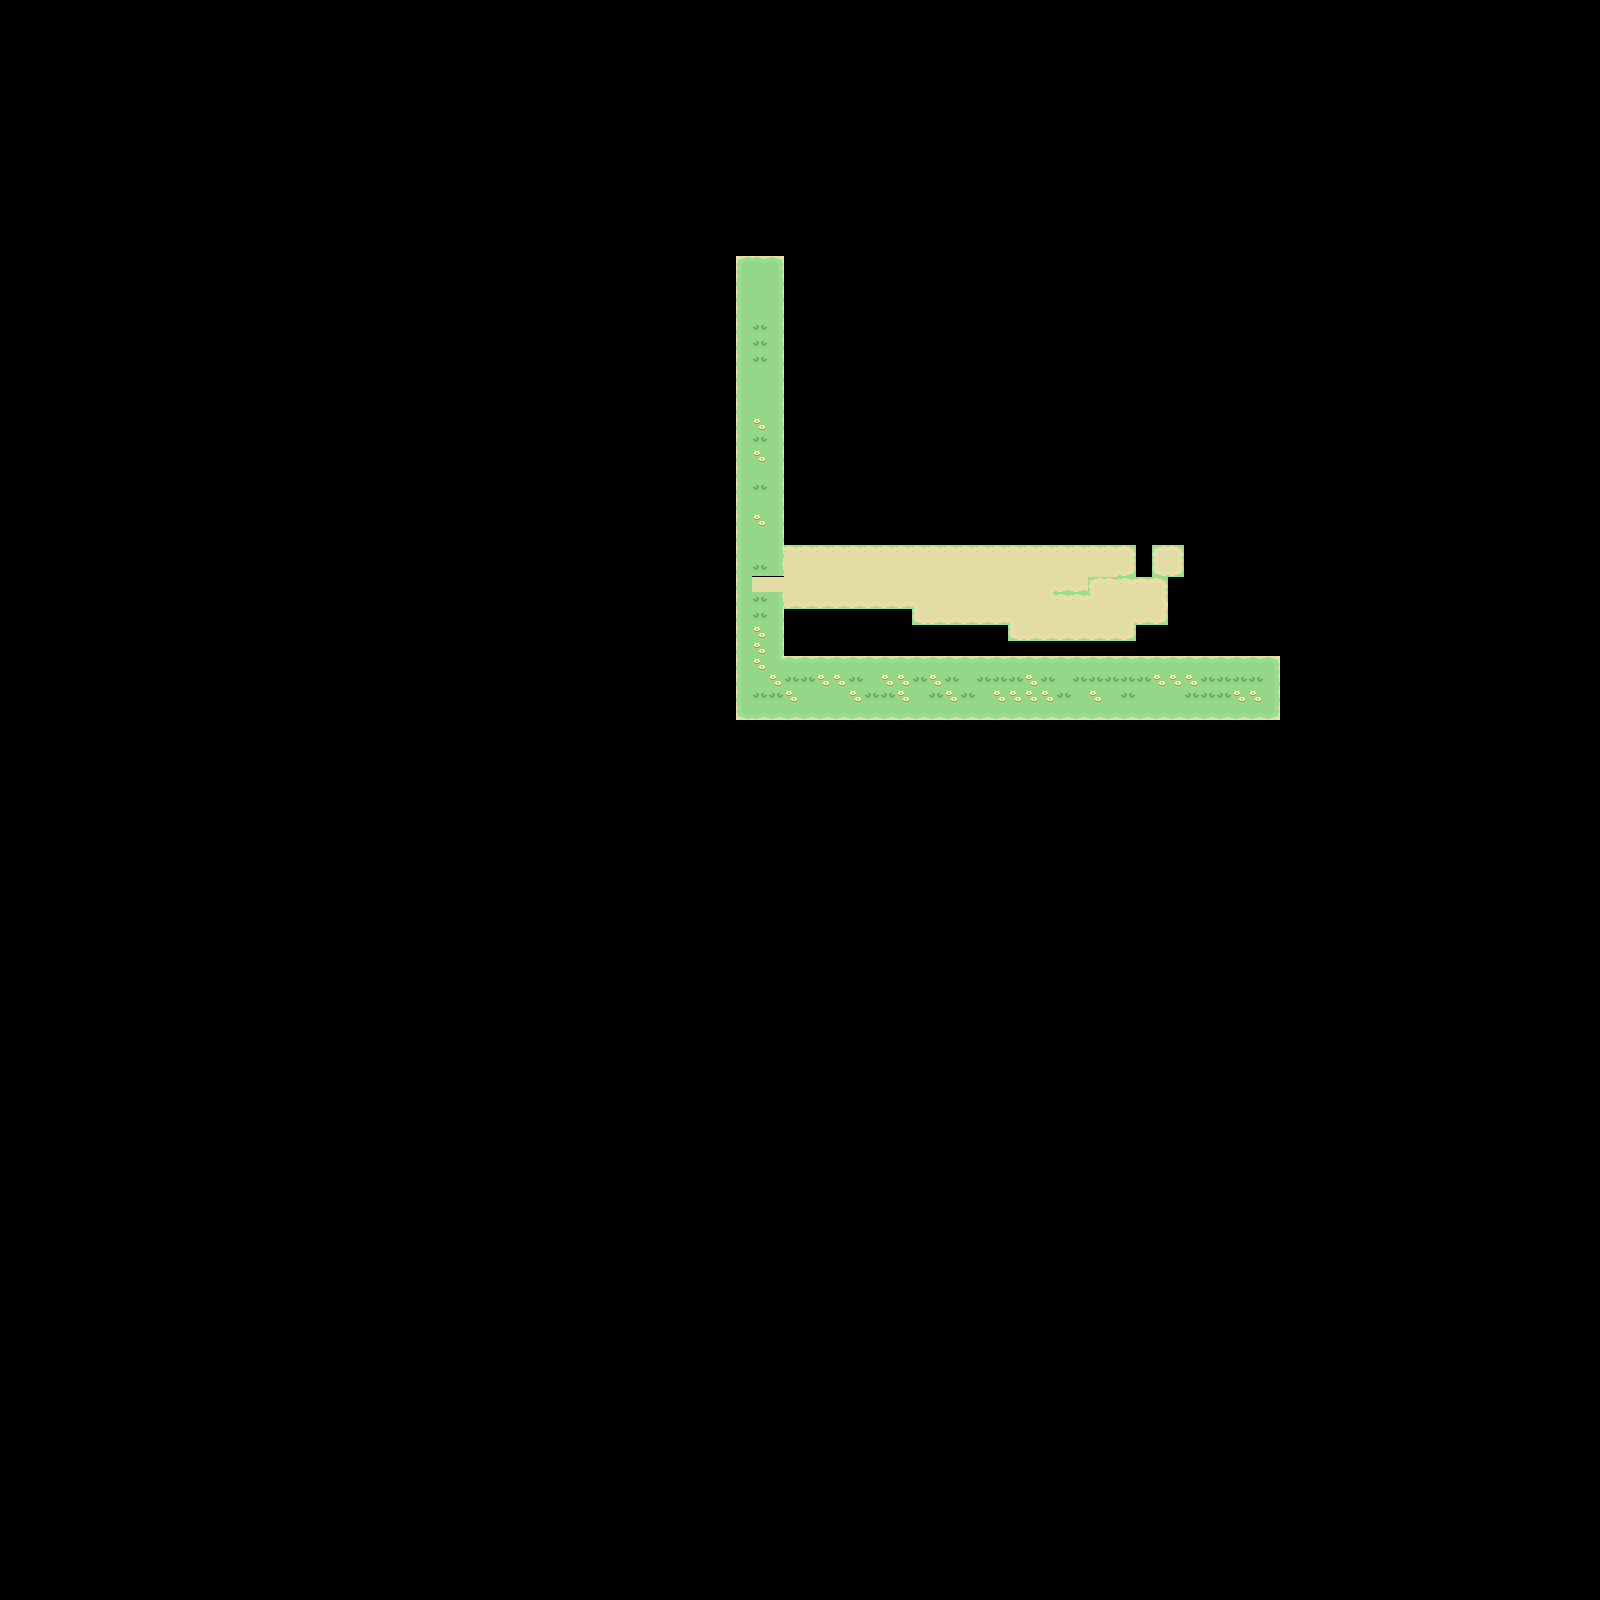

Rendered tile map (Tiled .tmx) drawn with the repository's tilesets; below, a short description and the map source with its tile grids summarised:
An orthogonal 100x100 tile map with 16x16 px tiles, 1 tile layer (Background), 2 tilesets and 1 object (TiledGeometry).

<map version="1.0" tiledversion="2017.09.13" orientation="orthogonal" renderorder="right-down" width="100" height="100" tilewidth="16" tileheight="16" infinite="0" nextobjectid="193">
 <properties>
  <property name="unity:scale" value="1" />
 </properties>
 <tileset firstgid="1" source="grass.tsx" />
 <tileset firstgid="19" source="dirt.tsx" />
 <layer name="Background" width="100" height="100">
  <data>[10000 cells, 331 non-empty, 24 distinct tile ids]</data>
 </layer>
 <objectgroup color="#aa5500" name="collision">
  <object id="192" type="TiledGeometry" x="784" y="544" width="448" height="64">
   <properties>
    <property name="AddComponent" value="TiledGeometryScript" />
    <property name="unity:isTrigger" value="True" />
    <property name="unity:layer" value="13" />
   </properties>
  </object>
 </objectgroup>
</map>
